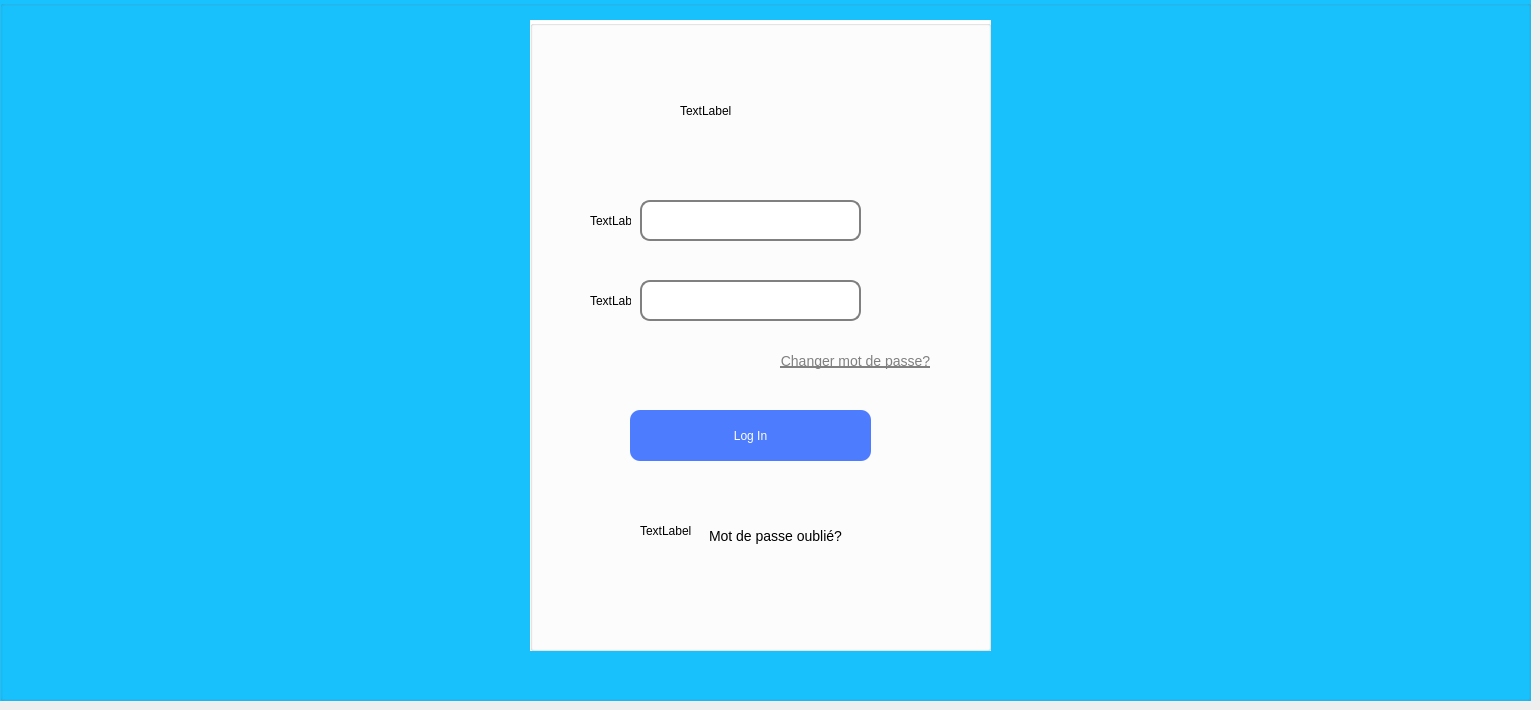
    <widget class="QWidget" name="page_0">
     <widget class="QGroupBox" name="groupBox_45">
      <property name="geometry">
       <rect>
        <x>0</x>
        <y>0</y>
        <width>1531</width>
        <height>701</height>
       </rect>
      </property>
      <property name="styleSheet">
       <string notr="true">QGroupBox
{
	background-color: rgba(24, 194, 255);
}</string>
      </property>
      <property name="title">
       <string/>
      </property>
      <widget class="QGroupBox" name="groupBox_51">
       <property name="geometry">
        <rect>
         <x>530</x>
         <y>20</y>
         <width>461</width>
         <height>631</height>
        </rect>
       </property>
       <property name="styleSheet">
        <string notr="true">QGroupBox{
background-color: rgb(255, 255, 255);
}
QLineEdit {
    border: 2px solid gray;
    border-radius: 10px;
    padding: 0 8px;
    background: white;
    selection-background-color: darkgray;
}
</string>
       </property>
       <property name="title">
        <string/>
       </property>
       <widget class="QLineEdit" name="email">
        <property name="geometry">
         <rect>
          <x>110</x>
          <y>180</y>
          <width>221</width>
          <height>41</height>
         </rect>
        </property>
        <property name="styleSheet">
         <string notr="true"/>
        </property>
        <property name="text">
         <string/>
        </property>
       </widget>
       <widget class="QLineEdit" name="password">
        <property name="geometry">
         <rect>
          <x>110</x>
          <y>260</y>
          <width>221</width>
          <height>41</height>
         </rect>
        </property>
        <property name="text">
         <string/>
        </property>
        <property name="echoMode">
         <enum>QLineEdit::Password</enum>
        </property>
       </widget>
       <widget class="QPushButton" name="login">
        <property name="geometry">
         <rect>
          <x>100</x>
          <y>390</y>
          <width>241</width>
          <height>51</height>
         </rect>
        </property>
        <property name="styleSheet">
         <string notr="true">QPushButton {
    color: rgb(255, 255, 255);
  background-color: #4d7cff;
    border-style: outset;
    border-width: 0px;
    border-radius: 10px;
    border-color: beige;
    min-width: 10em;
    padding: 6px;
}
QPushButton:hover {
	color: rgb(255, 255, 255);
    background-color: rgb(70, 70, 70);
    border-style: inset;
}
QPushButton:pressed {
    background-color: rgb(43, 163, 255);
    border-style: inset;
}</string>
        </property>
        <property name="text">
         <string>Log In</string>
        </property>
       </widget>
       <widget class="QPushButton" name="forgot_password">
        <property name="geometry">
         <rect>
          <x>150</x>
          <y>500</y>
          <width>191</width>
          <height>31</height>
         </rect>
        </property>
        <property name="styleSheet">
         <string notr="true">QPushButton {
background-color: Transparent;
background-repeat:no-repeat;
border: none;
font-size: 14px;
}</string>
        </property>
        <property name="text">
         <string>Mot de passe oublié?</string>
        </property>
       </widget>
       <widget class="QPushButton" name="change_password">
        <property name="geometry">
         <rect>
          <x>230</x>
          <y>320</y>
          <width>191</width>
          <height>41</height>
         </rect>
        </property>
        <property name="styleSheet">
         <string notr="true">QPushButton {
background-color: Transparent;
background-repeat:no-repeat;
border: none;
font-size: 14px;
text-decoration:underline;
color: gray;
}</string>
        </property>
        <property name="text">
         <string>Changer mot de passe?</string>
        </property>
       </widget>
       <widget class="QLabel" name="logo_pic">
        <property name="geometry">
         <rect>
          <x>150</x>
          <y>20</y>
          <width>141</width>
          <height>141</height>
         </rect>
        </property>
        <property name="text">
         <string>TextLabel</string>
        </property>
       </widget>
       <widget class="QLabel" name="user_pic">
        <property name="geometry">
         <rect>
          <x>60</x>
          <y>180</y>
          <width>41</width>
          <height>41</height>
         </rect>
        </property>
        <property name="text">
         <string>TextLabel</string>
        </property>
       </widget>
       <widget class="QLabel" name="lock_pic">
        <property name="geometry">
         <rect>
          <x>60</x>
          <y>260</y>
          <width>41</width>
          <height>41</height>
         </rect>
        </property>
        <property name="text">
         <string>TextLabel</string>
        </property>
       </widget>
       <widget class="QLabel" name="password_pic">
        <property name="geometry">
         <rect>
          <x>110</x>
          <y>480</y>
          <width>61</width>
          <height>61</height>
         </rect>
        </property>
        <property name="text">
         <string>TextLabel</string>
        </property>
       </widget>
      </widget>
     </widget>
    </widget>
